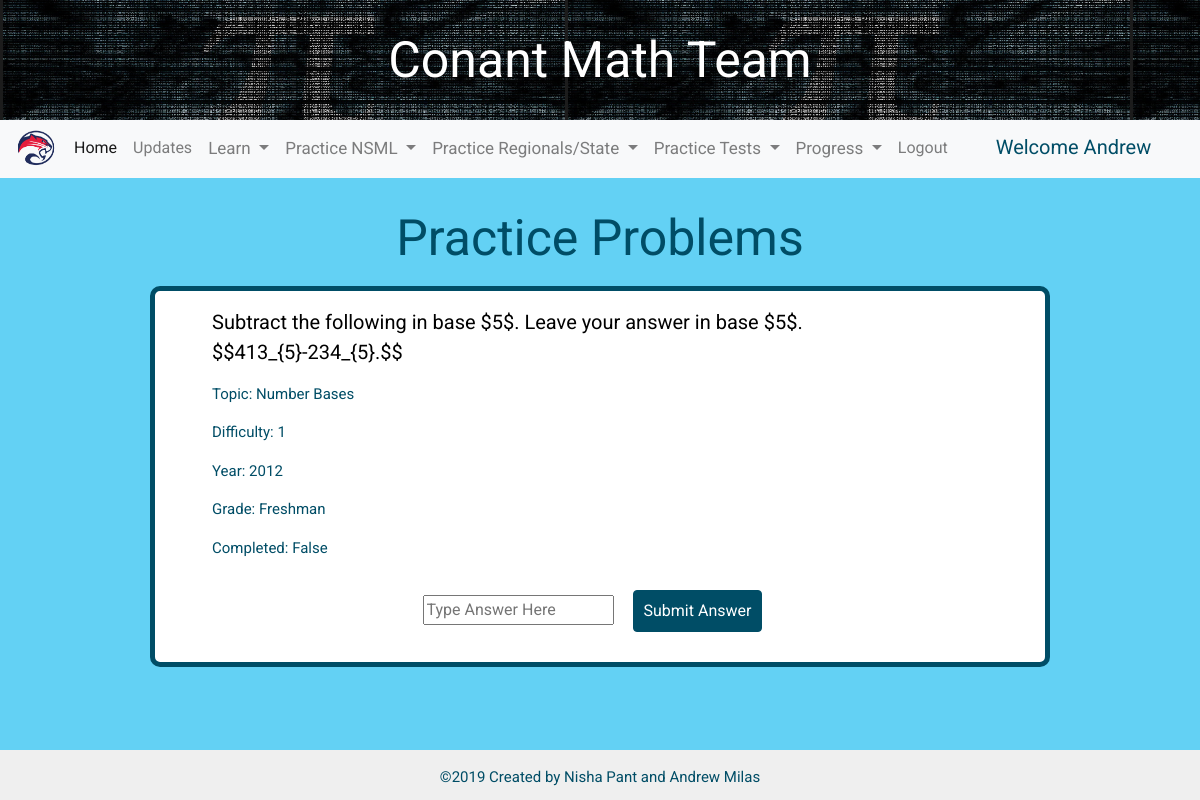
/question_list/15/ (signed in), run on an earlier commit of the app's database.
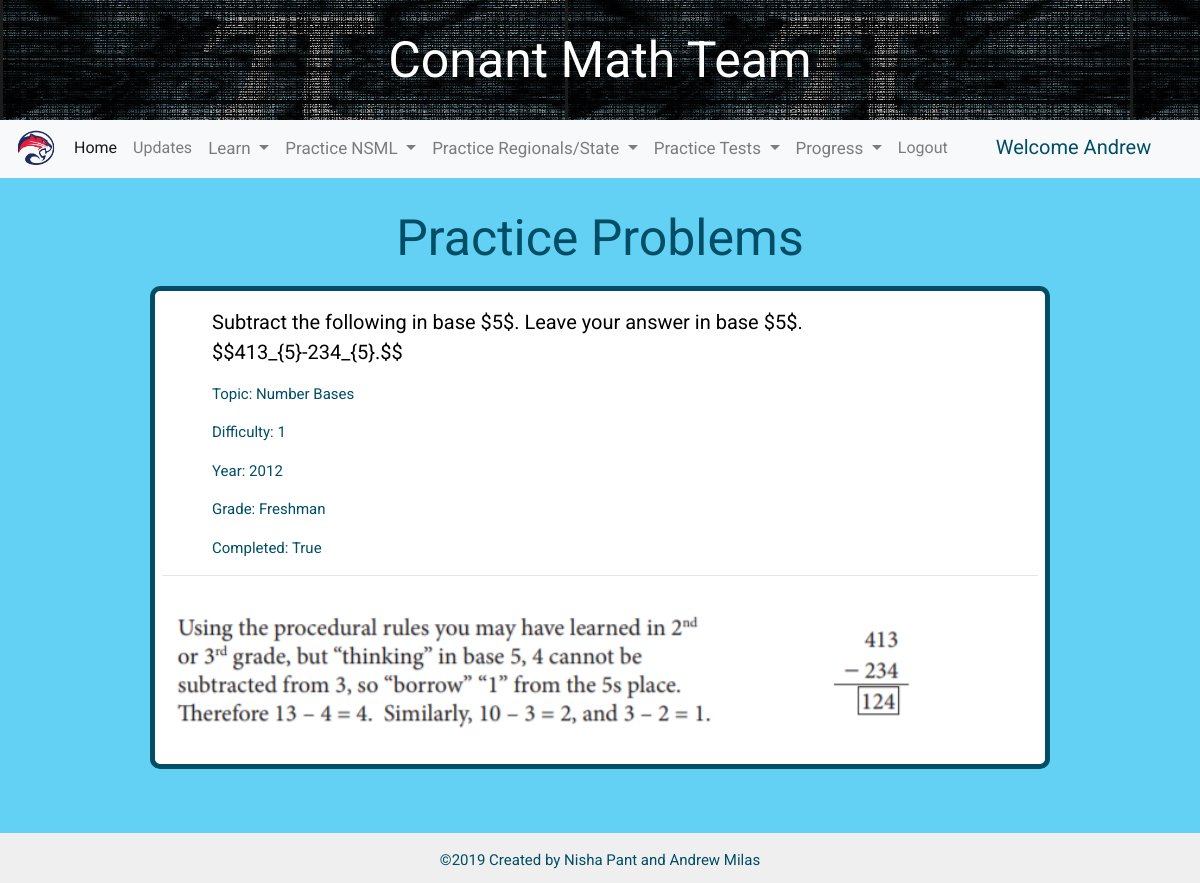
And on a later commit of the database.
### core/models.py (models this page shows, shortened)
class Question(models.Model):
    GRADES_LIST = (
        ('Freshman', 'Freshman'),
        ('Sophomore', 'Sophomore'),
        ('Junior', 'Junior'),
        ('Senior', 'Senior'),
    )
    TOPIC_LIST = (
        ('Ratios, Proportions and Percents', 'Ratios, Proportions and Percents'),
        ('Number Theory and Divisibility', 'Number Theory and Divisibility'),
        ('Counting Basics and Probability', 'Counting Basics and Probability'),
        ('Number Bases', 'Number Bases'),
        ('Quadratics', 'Quadratics'),
        ('Probability', 'Probability'),
        ('Functions', 'Functions'),
        ('Advanced Geometrical Concepts', 'Advanced Geometrical Concepts'),
        ('Perimeter, Area and Surface Area', 'Perimeter, Area and Surface Area'),
        ('Logic, Sets and Venn Diagram', 'Logic, Sets and Venn Diagram'),
        ('Geometric Probability', 'Geometric Probability'),
        ('Similarity', 'Similarity'),
        ('Coordinate Geometry', 'Coordinate Geometry'),
        ('Circles', 'Circles'),
        ('Trigonometry', 'Trigonometry'),
        ('Polynomials', 'Polynomials'),
        ('Logs and Exponents', 'Logs and Exponents'),
        ('Transformations using Matrices', 'Transformations using Matrices'),
        ('Parametric Equations', 'Parametric Equations'),
        ('Theory of Equations', 'Theory of Equations'),
        ('Sequences and Series', 'Sequences and Series'),
        ('Vectors', 'Vectors'),
        ('Freshman Regionals', 'Freshman Regionals'),
        ('Freshman State', 'Freshman State'),
        ('Sophomore Regionals', 'Sophomore Regionals'),
        ('Sophomore State', 'Sophomore State'),
        ('Junior Regionals', 'Junior Regionals'),
        ('Junior State', 'Junior State'),
        ('Senior Regionals', 'Senior Regionals'),
        ('Senior State', 'Senior State')
    )
    QUESTION_NUMBERS = (
        ('1','1'),
        ('2','2'),
        ('3','3'),
        ('4','4'),
        ('5','5')
    )
    grade = models.CharField(max_length=9, choices=GRADES_LIST, default='Freshman')
    topic = models.CharField(max_length=100, choices=TOPIC_LIST, default='Ratios, Proportions and Percents')
    description = models.TextField(default="", blank=True)
    answer = models.CharField(max_length=250, default="1")
    questionPicture = models.FileField(blank=True, null=True)
    questionText = models.TextField(default="", blank=True, null=True)
    answerPicture = models.FileField(blank=True, null=True)
    answerText = models.TextField(default="", blank=True, null=True)
    difficulty = models.CharField(max_length=3, choices=QUESTION_NUMBERS, default='1')
    year = models.CharField(max_length=250)
    created_date = models.DateTimeField(
            default=timezone.now)
    is_NSML = models.BooleanField(default=True)
    calc_allowed = models.BooleanField(default=False)
    is_complete = models.BooleanField(default=False)

### core/views.py (the view, shortened to what this page needs)
# urls.py: url(r'^question_list/(?P<question_id>[0-9]+)/$', views.detail, name='detail'),
def detail(request, question_id):
    if not request.user.is_authenticated:
        return render(request, 'core/login.html', {"gotLoggedOut": True})
    question = get_object_or_404(Question, pk=question_id)
    submitbutton= request.POST.get('submit')
    submitAnswerButton = request.POST.get('submitAnswer')
    correctAnswer = False
    if submitbutton:
        context={
        'submitbutton': submitbutton,
        'question': question,
        "activeNav": "2"
        }
        return render(request, 'core/question_detail.html', context)
    else:
        return render(request, 'core/question_detail.html', {'question': question, "activeNav": "0"})

### core/templates/core/question_detail.html (shortened to what this page needs)
{% extends 'core/Nav_Bar_Layout.html' %}
{% block content %}
<div class="questions-container">
    <h1 id="title">Practice Problems</h1>
    <div class="questionList">
        {% if question.questionText %}
           <p class="left" style="color: black; font-size: 20px; ">{{ question.questionText|linebreaksbr }}</p>
        {% endif %}
        <p class="left">Topic: {{ question.topic }}</p>
        <p class="left">Difficulty: {{ question.difficulty }}</p>
        <p class="left">Year: {{ question.year }}</p>
        <p class="left">Grade: {{ question.grade }}</p>
        <p class="left">Completed: {{ question.is_complete }} </p>
        {% if submitbutton %}
        {% elif not submitAnswerButton %}
            {% if not question.is_complete %}
                <form action="{% url 'core:detail' question.id %}" method="post" role="form">
                    <input type="input" name="answer" placeholder="Type Answer Here">
                    <input type="submit" name="submitAnswer" value="Submit Answer" class="btn btn-blue"/>
                </form>
            {% endif%}
        {% elif not submitbutton %}
            {% if correctAnswer %}
              <p>You are Correct</p>
            {% else %}
              <p>You are Incorrect</p>
            {% endif %}
      {% endif %}
      {% if question.is_complete %}
          <hr>
          {% if question.answerPicture %}
            <img class="img-fluid" src="{{ question.answerPicture.url }}" width="1000" height="500">
        {% endif %}
      {% endif %}
   </div>
</div>
{% endblock %}

What changed in the data, as far as the page shows it:
changed Question "Number Bases": is_complete "False" → "True"; answerPicture: picture added
Also different on the page:
form field submitAnswer: "Submit Answer" → (not shown)
